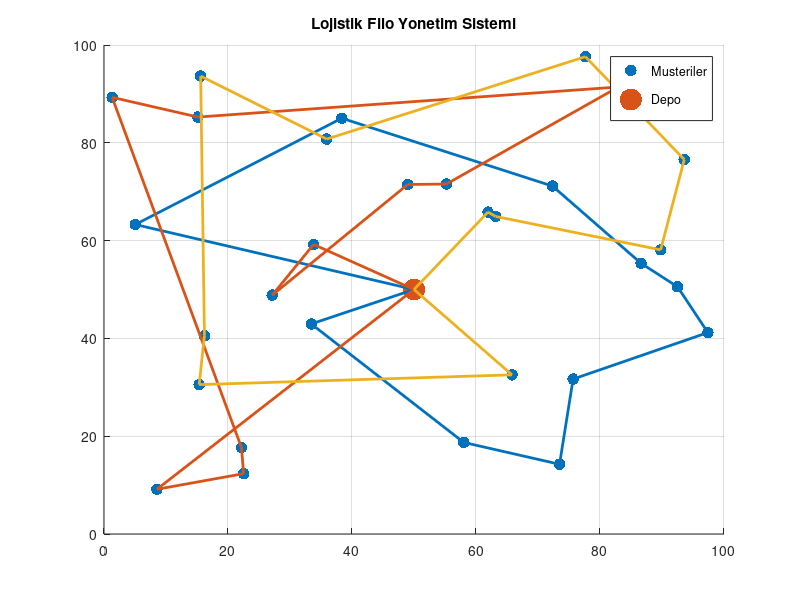

The MATLAB source for this figure:


musteriSayisi = 30;
aracSayisi = 3;

depo = [50 50];

yakitTuketimi = 30; 
yakitFiyati = 52;   



musteriler = rand(musteriSayisi,2) * 100;




musteriAraci = zeros(musteriSayisi,1);

for i = 1:musteriSayisi

    musteriAraci(i) = mod(i-1,aracSayisi) + 1;

end





figure;
hold on;
grid on;

scatter(musteriler(:,1),musteriler(:,2),70,'filled');
scatter(depo(1),depo(2),250,'filled');

title('Lojistik Filo Yonetim Sistemi');





toplamFiloMesafesi = 0;
toplamFiloYakiti = 0;
toplamFiloMaliyeti = 0;





for arac = 1:aracSayisi

    aracMusterileri = [];

    


    for i = 1:musteriSayisi

        if musteriAraci(i) == arac

            aracMusterileri(end+1,:) = musteriler(i,:);

        end

    end

    mevcutKonum = depo;

    rota = depo;

    gidilenMesafe = 0;

    ziyaretEdilmeyenler = aracMusterileri;

    while ~isempty(ziyaretEdilmeyenler)

        mesafeler = zeros(size(ziyaretEdilmeyenler,1),1);

        



        for j = 1:size(ziyaretEdilmeyenler,1)

            x1 = mevcutKonum(1);
            y1 = mevcutKonum(2);

            x2 = ziyaretEdilmeyenler(j,1);
            y2 = ziyaretEdilmeyenler(j,2);

            mesafeler(j) = sqrt((x2-x1)^2 + (y2-y1)^2);

        end

        [enKisaMesafe,index] = min(mesafeler);

        sonrakiNokta = ziyaretEdilmeyenler(index,:);

        gidilenMesafe = gidilenMesafe + enKisaMesafe;

        rota(end+1,:) = sonrakiNokta;

        mevcutKonum = sonrakiNokta;

        ziyaretEdilmeyenler(index,:) = [];

    end

   


    dx = mevcutKonum(1) - depo(1);
    dy = mevcutKonum(2) - depo(2);

    donusMesafesi = sqrt(dx^2 + dy^2);

    gidilenMesafe = gidilenMesafe + donusMesafesi;

    rota(end+1,:) = depo;

  


    harcananYakit = gidilenMesafe * yakitTuketimi / 100;

    yakitMaliyeti = harcananYakit * yakitFiyati;

    

    toplamFiloMesafesi = toplamFiloMesafesi + gidilenMesafe;
    toplamFiloYakiti = toplamFiloYakiti + harcananYakit;
    toplamFiloMaliyeti = toplamFiloMaliyeti + yakitMaliyeti;

   


    plot(rota(:,1),rota(:,2),'LineWidth',2);

   


    fprintf('\n');
    fprintf('=== ARAC %d ===\n',arac);

    fprintf('Musteri Sayisi : %d\n',size(aracMusterileri,1));
    fprintf('Mesafe         : %.2f km\n',gidilenMesafe);
    fprintf('Yakit          : %.2f L\n',harcananYakit);
    fprintf('Maliyet        : %.2f TL\n',yakitMaliyeti);

end

legend('Musteriler','Depo');





fprintf('\n');
fprintf('=============================\n');
fprintf('GENEL FILO RAPORU\n');
fprintf('=============================\n');

fprintf('Toplam Arac    : %d\n',aracSayisi);
fprintf('Toplam Musteri : %d\n',musteriSayisi);
fprintf('Toplam Mesafe  : %.2f km\n',toplamFiloMesafesi);
fprintf('Toplam Yakit   : %.2f L\n',toplamFiloYakiti);
fprintf('Toplam Maliyet : %.2f TL\n',toplamFiloMaliyeti);
